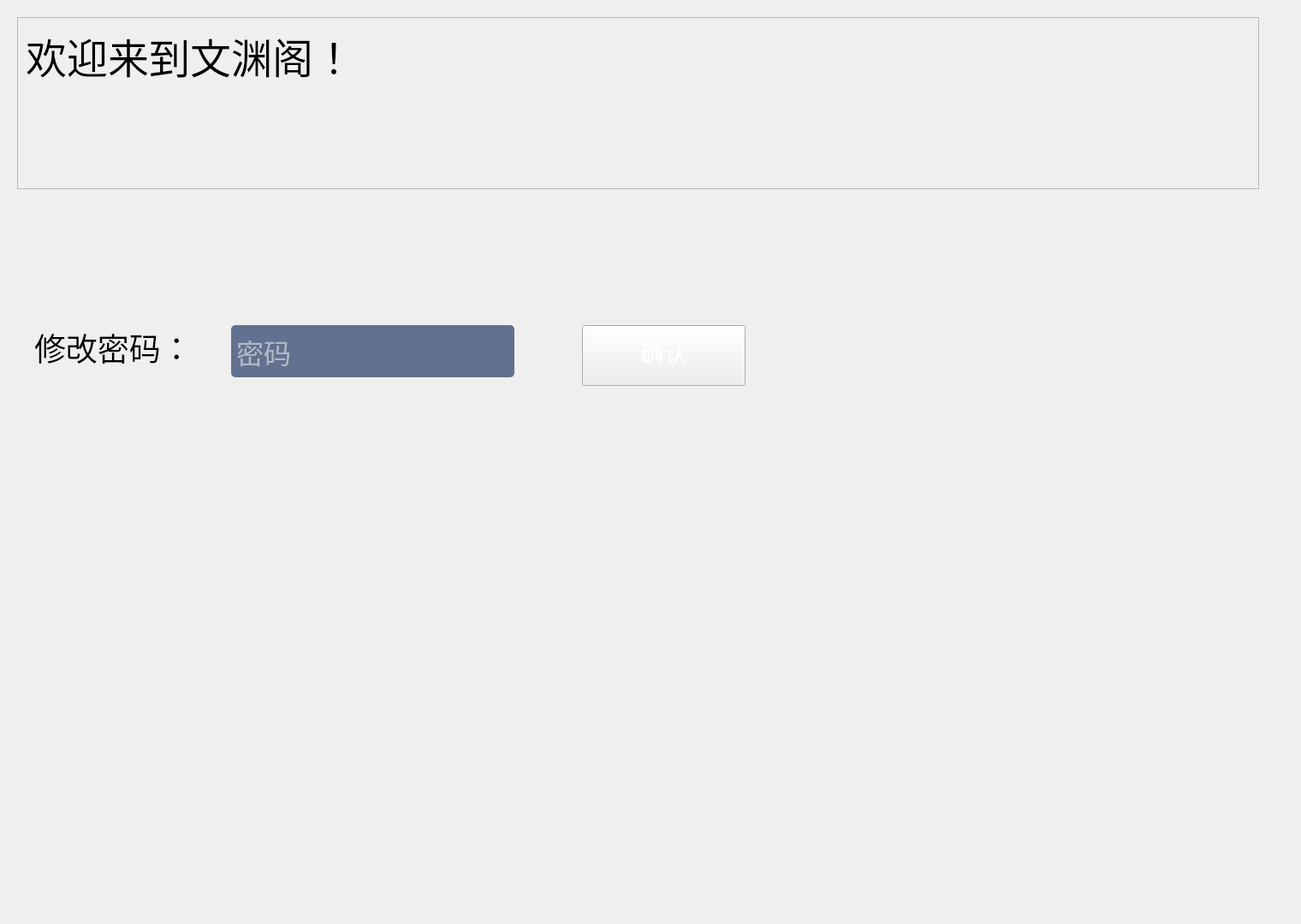
<?xml version="1.0" encoding="UTF-8"?>
<ui version="4.0">
 <class>AdminInfo</class>
 <widget class="QWidget" name="AdminInfo">
  <property name="geometry">
   <rect>
    <x>0</x>
    <y>0</y>
    <width>1520</width>
    <height>1080</height>
   </rect>
  </property>
  <property name="windowTitle">
   <string>Form</string>
  </property>
  <widget class="QFrame" name="frame">
   <property name="geometry">
    <rect>
     <x>20</x>
     <y>20</y>
     <width>1451</width>
     <height>201</height>
    </rect>
   </property>
   <property name="frameShape">
    <enum>QFrame::StyledPanel</enum>
   </property>
   <property name="frameShadow">
    <enum>QFrame::Raised</enum>
   </property>
   <widget class="QLabel" name="label">
    <property name="geometry">
     <rect>
      <x>10</x>
      <y>10</y>
      <width>811</width>
      <height>71</height>
     </rect>
    </property>
    <property name="font">
     <font>
      <family>华文行楷</family>
      <pointsize>36</pointsize>
      <weight>50</weight>
      <italic>false</italic>
      <bold>false</bold>
     </font>
    </property>
    <property name="styleSheet">
     <string notr="true">font: 36pt &quot;华文行楷&quot;;</string>
    </property>
    <property name="text">
     <string>欢迎来到文渊阁！</string>
    </property>
   </widget>
   <widget class="QLabel" name="label_2">
    <property name="geometry">
     <rect>
      <x>10</x>
      <y>100</y>
      <width>1111</width>
      <height>71</height>
     </rect>
    </property>
    <property name="font">
     <font>
      <family>楷体</family>
      <pointsize>28</pointsize>
      <weight>50</weight>
      <italic>false</italic>
      <bold>false</bold>
     </font>
    </property>
    <property name="styleSheet">
     <string notr="true">font: 28pt &quot;楷体&quot;;</string>
    </property>
    <property name="text">
     <string/>
    </property>
   </widget>
  </widget>
  <widget class="QLabel" name="label_3">
   <property name="geometry">
    <rect>
     <x>40</x>
     <y>370</y>
     <width>451</width>
     <height>71</height>
    </rect>
   </property>
   <property name="font">
    <font>
     <family>华文行楷</family>
     <pointsize>28</pointsize>
     <weight>50</weight>
     <italic>false</italic>
     <bold>false</bold>
    </font>
   </property>
   <property name="styleSheet">
    <string notr="true">font: 28pt &quot;华文行楷&quot;;</string>
   </property>
   <property name="text">
    <string>修改密码：</string>
   </property>
  </widget>
  <widget class="QPushButton" name="but_ok">
   <property name="geometry">
    <rect>
     <x>680</x>
     <y>380</y>
     <width>191</width>
     <height>71</height>
    </rect>
   </property>
   <property name="font">
    <font>
     <family>楷体</family>
     <pointsize>20</pointsize>
     <weight>50</weight>
     <italic>false</italic>
     <bold>false</bold>
    </font>
   </property>
   <property name="styleSheet">
    <string notr="true">QPushButton{
font: 20pt &quot;楷体&quot;;
border-image: url(:/image/image/anniu.png);
	color: rgb(255, 255, 255);
    padding-top:-8px;
}
 
QPushButton:hover{
font: 20pt &quot;楷体&quot;;
border-image: url(:/image/image/anniu2.png);
color: rgb(255, 255, 255);
padding-top:-8px;
}
QPushButton:pressed{
font: 20pt &quot;楷体&quot;;
border-image: url(:/image/image/anniu2.png);
color: rgb(255, 255, 255);
padding-top:-8px;
}</string>
   </property>
   <property name="text">
    <string>确认</string>
   </property>
  </widget>
  <widget class="QLineEdit" name="line_password">
   <property name="geometry">
    <rect>
     <x>270</x>
     <y>380</y>
     <width>331</width>
     <height>61</height>
    </rect>
   </property>
   <property name="minimumSize">
    <size>
     <width>331</width>
     <height>61</height>
    </size>
   </property>
   <property name="maximumSize">
    <size>
     <width>331</width>
     <height>61</height>
    </size>
   </property>
   <property name="font">
    <font>
     <family>楷体</family>
     <pointsize>24</pointsize>
     <weight>50</weight>
     <italic>false</italic>
     <bold>false</bold>
    </font>
   </property>
   <property name="styleSheet">
    <string notr="true">font: 24pt &quot;楷体&quot;;
border-radius:5px;
background-color: rgb(97, 113, 143);
color: rgb(255, 255, 255);
padding:2px 4px;</string>
   </property>
   <property name="maxLength">
    <number>16</number>
   </property>
   <property name="echoMode">
    <enum>QLineEdit::Password</enum>
   </property>
   <property name="placeholderText">
    <string>密码</string>
   </property>
   <property name="clearButtonEnabled">
    <bool>true</bool>
   </property>
  </widget>
 </widget>
 <resources/>
 <connections/>
</ui>
